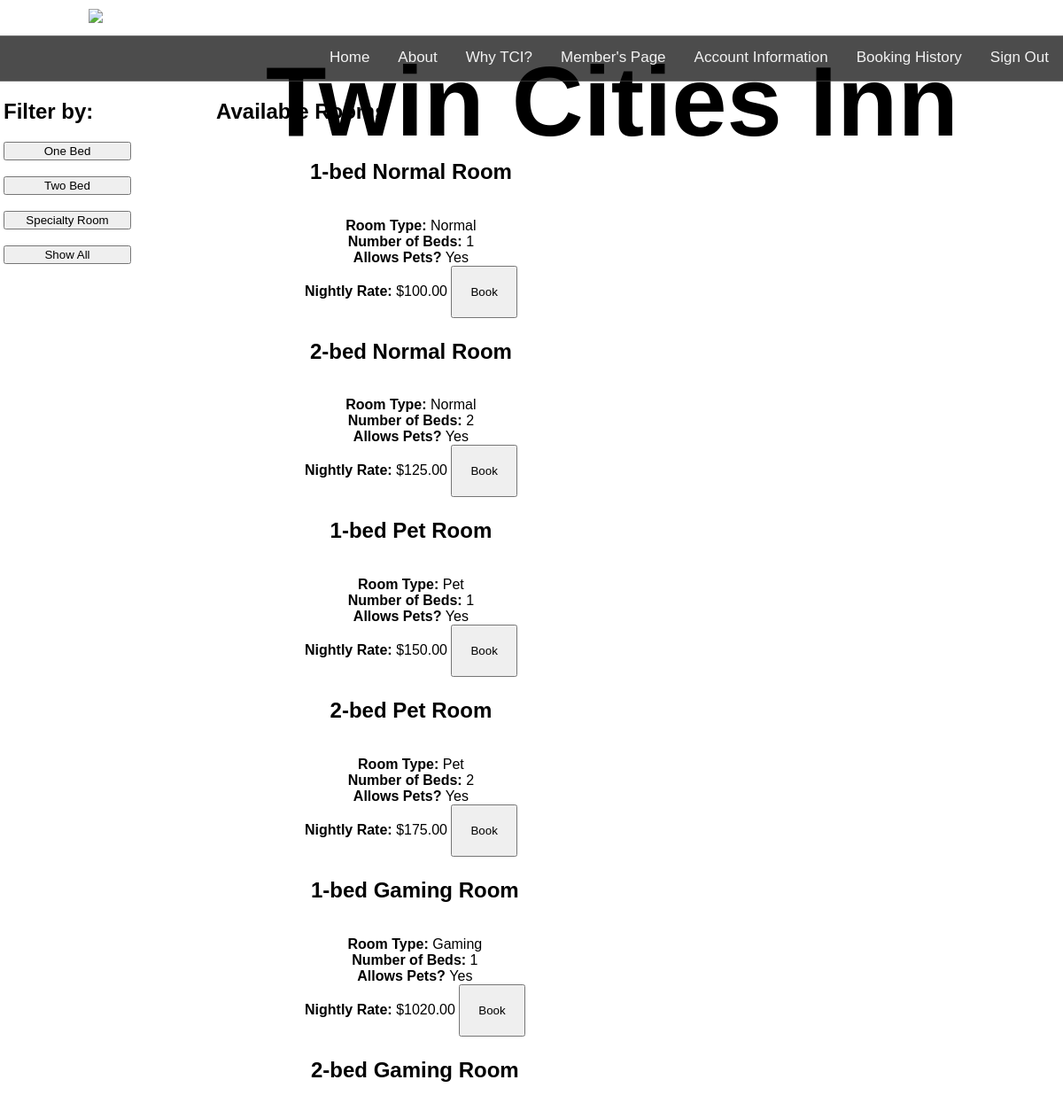
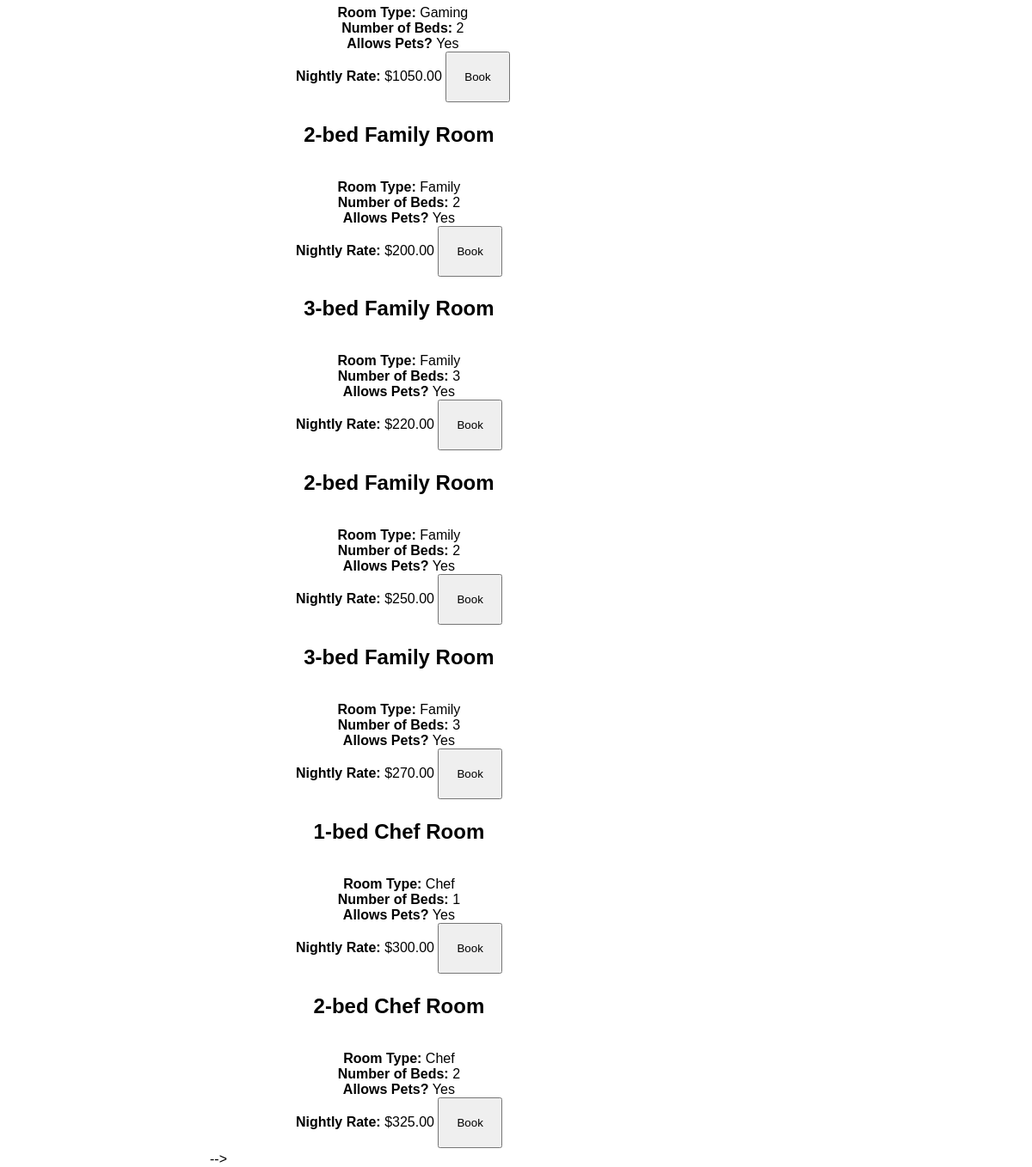
The app's page /searchRooms.php (signed in) with its own data (2 pictures, top to bottom).
### tables this page shows
CREATE TABLE RoomType (
    roomTypeID INT(4) UNIQUE NOT NULL AUTO_INCREMENT,
    pricePerNight DECIMAL(6 , 2 ) NOT NULL,
    roomCatagory SET('normal', 'pet', 'gaming', 'family', 'chef') NOT NULL DEFAULT 'normal',
    numOfRooms INT(4) NOT NULL DEFAULT 1,
    roomNumBeds INT(1) NOT NULL DEFAULT 1,
    roomAllowsPets TINYINT(1) NOT NULL DEFAULT 0,
    createdAt DATETIME NOT NULL DEFAULT CURRENT_TIMESTAMP,
    updatedAt DATETIME NOT NULL DEFAULT CURRENT_TIMESTAMP ON UPDATE CURRENT_TIMESTAMP,
    PRIMARY KEY (roomTypeID)
);

### searchRooms.php (the view, shortened to what this page needs)
<?php
require_once "settings/settings.php";
try {
    $conn = new PDO("mysql:host=$dbAddress;dbname=$dbLocation", $dbUsername, $dbPassword);
    $conn->setAttribute(PDO::ATTR_ERRMODE, PDO::ERRMODE_EXCEPTION);
    $allRoomInfoStmt = $conn->prepare('SELECT * FROM `RoomType`;');
    $conn->beginTransaction();
    $allRoomInfoStmt->execute();
    $conn->rollBack();
    $conn = null;
    $allRoomInfoStmt->setFetchMode(PDO::FETCH_ASSOC);
    $roomInformation = $allRoomInfoStmt->fetchAll(PDO::FETCH_ASSOC);
} catch (PDOException $e) {
    @$conn->rollBack();
    echo "<script> alert(\"We are sorry, there seems to be a problem with our systems. Please try again. If problems still persist, please notify TCI at 651-000-0000.\"); </script>";
    header('Location: membersPage.php');
    exit;
}
?>
<!DOCTYPE html>
<html lang="en">
<head>
    <link rel="stylesheet" href="style.css" type="text/css"/>
</head>
<body>
<header>
    <img src="https://tbncdn.freelogodesign.org/4fc3ec1c-1e7a-4304-b812-4b6b0bdb6b68.png?1553471553913">
    <h1 class="headOne"> Twin Cities Inn</h1>
</header>
<?php include 'bin/nav.php'; ?>
<div style="width: 100%;padding-left: 4px;">
    <div style="float: left; height: auto; width: 20%;">
        <h2 style="text-align: left">Filter by:</h2>
        <button onclick="oneBedRoom()" style="width: 60%">One Bed</button>
        <br><br>
        <button onclick="twoBedRoom()" style="width: 60%">Two Bed</button>
        <br><br>
        <button onclick="specialtyRoom()" style="width: 60%">Specialty Room</button>
        <br><br>
        <button onclick="allRooms()" style="width: 60%">Show All</button>
    </div>
    <div style="float: right; height: 700px ;width:80%;">
        <h2 style="text-align: left;">Available Rooms</h2>
        <?php
        foreach ($roomInformation as $currentRoom) {
            if ($currentRoom['numOfRooms'] === 0) {
                echo "<br>";
            } else { ?>
                <section id="<?php echo($currentRoom['roomNumBeds'].'bed'.$currentRoom['roomCatagory']) ?>" class="roomBox" style="display: inline-block;">
                    <div style="float: left;text-align: center;padding-left: 100px;">
                        <h2><?php echo($currentRoom['roomNumBeds'] . "-bed " . ucfirst($currentRoom['roomCatagory']) . " Room") ?> </h2>
                        <br> <b>Room Type: </b> <?php echo(ucfirst($currentRoom['roomCatagory'])); ?>
                        <br> <b>Number of Beds: </b> <?php echo($currentRoom['roomNumBeds']); ?>
                        <br> <b>Allows Pets? </b> <?php if ($currentRoom['roomAllowsPets'] === 0) {
                            echo("No");
                        } else {
                            echo("Yes");
                        }; ?>
                        <br> <b>Nightly Rate: </b>$<?php echo($currentRoom['pricePerNight']); ?>
                        <button id="bookRoomButton" onclick="confirmRoomType(<?php echo($currentRoom['roomTypeID']); ?>) " class="bButton">Book</button>
                    </div>
                </section>
        <?php
            }
        }
        ?>
-->
</div>
</body>
</html>

### style.css (style rules this page uses)
body { margin: 0; padding: 0; font-family: sans-serif; background: white; }
header { padding: 10px 100px; box-sizing: border-box; position: relative; }
h1 { position: absolute; top: 50px; left: 300px; font-size: 7em; margin: 0; padding: 0 0 20px; }
.headOne { position: absolute; top: 50px; left: 300px; font-size: 7em; margin: 0; padding: 0 0 20px; }
section { width: 100%; height: 50vh; }

### searchRooms.php (style rules this page uses)
body { background-color: white; }
.roomBox { display: flex; height: auto; }
.bButton { padding: 20px; }

### records on screen
roomtype: roomNumBeds "1", roomCatagory "Normal", roomAllowsPets "Yes", pricePerNight "100.00"
roomtype: roomNumBeds "2", roomCatagory "Normal", roomAllowsPets "Yes", pricePerNight "125.00"
roomtype: roomNumBeds "1", roomCatagory "Pet", roomAllowsPets "Yes", pricePerNight "150.00"
roomtype: roomNumBeds "2", roomCatagory "Pet", roomAllowsPets "Yes", pricePerNight "175.00"
roomtype: roomNumBeds "1", roomCatagory "Gaming", roomAllowsPets "Yes", pricePerNight "1020.00"
roomtype: roomNumBeds "2", roomCatagory "Gaming", roomAllowsPets "Yes", pricePerNight "1050.00"
roomtype: roomNumBeds "2", roomCatagory "Family", roomAllowsPets "Yes", pricePerNight "200.00"
roomtype: roomNumBeds "3", roomCatagory "Family", roomAllowsPets "Yes", pricePerNight "220.00"
roomtype: roomNumBeds "2", roomCatagory "Family", roomAllowsPets "Yes", pricePerNight "250.00"
roomtype: roomNumBeds "3", roomCatagory "Family", roomAllowsPets "Yes", pricePerNight "270.00"
roomtype: roomNumBeds "1", roomCatagory "Chef", roomAllowsPets "Yes", pricePerNight "300.00"
roomtype: roomNumBeds "2", roomCatagory "Chef", roomAllowsPets "Yes", pricePerNight "325.00"
